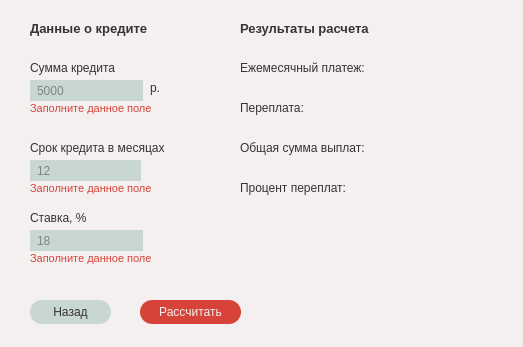
<?xml version="1.0" encoding="UTF-8"?>
<ui version="4.0">
 <class>CalculatorWindow</class>
 <widget class="QDialog" name="CalculatorWindow">
  <property name="geometry">
   <rect>
    <x>0</x>
    <y>0</y>
    <width>523</width>
    <height>347</height>
   </rect>
  </property>
  <property name="windowTitle">
   <string>Калькулятор кредита</string>
  </property>
  <property name="styleSheet">
   <string notr="true">background-color: rgb(244, 240, 239);
font: 600 9pt &quot;Montserrat&quot;;
color: rgb(55, 51, 53);</string>
  </property>
  <widget class="QPushButton" name="backPushButton">
   <property name="geometry">
    <rect>
     <x>30</x>
     <y>300</y>
     <width>81</width>
     <height>24</height>
    </rect>
   </property>
   <property name="styleSheet">
    <string notr="true">QPushButton:hover
{
	background-color: #9AB6AC;
}
QPushButton{
	color: rgb(55, 51, 53);
	font: 600 9pt &quot;Montserrat&quot;;
	border-radius: 12px;
	border-style: solid;
	border-width: 0px;
	background-color: rgb(200, 215, 210);
	padding-top: 5px;
	padding-bottom: 5px;
	padding-left: 15px;
	padding-right: 15px;
}</string>
   </property>
   <property name="text">
    <string>Назад</string>
   </property>
  </widget>
  <widget class="QLabel" name="loanAmountLabel">
   <property name="geometry">
    <rect>
     <x>30</x>
     <y>60</y>
     <width>111</width>
     <height>16</height>
    </rect>
   </property>
   <property name="text">
    <string>Сумма кредита</string>
   </property>
  </widget>
  <widget class="QLabel" name="topLabel1">
   <property name="geometry">
    <rect>
     <x>30</x>
     <y>20</y>
     <width>141</width>
     <height>16</height>
    </rect>
   </property>
   <property name="styleSheet">
    <string notr="true">font-size: 10pt; font-weight:700;</string>
   </property>
   <property name="text">
    <string>Данные о кредите</string>
   </property>
  </widget>
  <widget class="QLineEdit" name="loanAmountLineEdit">
   <property name="geometry">
    <rect>
     <x>30</x>
     <y>80</y>
     <width>113</width>
     <height>21</height>
    </rect>
   </property>
   <property name="styleSheet">
    <string notr="true">placeholder-text-color:#565656;
color: rgb(55, 51, 53);
font: 600 9pt &quot;Montserrat&quot;;
border-style: solid;
border-width: 0px;
padding: 5px;
background-color: rgb(200, 215, 210);</string>
   </property>
   <property name="placeholderText">
    <string>5000</string>
   </property>
  </widget>
  <widget class="QLabel" name="dollarLabel1">
   <property name="geometry">
    <rect>
     <x>20</x>
     <y>80</y>
     <width>10</width>
     <height>20</height>
    </rect>
   </property>
   <property name="text">
    <string/>
   </property>
  </widget>
  <widget class="QLabel" name="loanTermLabel">
   <property name="geometry">
    <rect>
     <x>30</x>
     <y>140</y>
     <width>161</width>
     <height>16</height>
    </rect>
   </property>
   <property name="text">
    <string>Срок кредита в месяцах</string>
   </property>
  </widget>
  <widget class="QLineEdit" name="loanTermLineEdit">
   <property name="geometry">
    <rect>
     <x>30</x>
     <y>160</y>
     <width>111</width>
     <height>21</height>
    </rect>
   </property>
   <property name="styleSheet">
    <string notr="true">placeholder-text-color:#565656;
color: rgb(55, 51, 53);
font: 600 9pt &quot;Montserrat&quot;;
border-style: solid;
border-width: 0px;
padding: 5px;
background-color: rgb(200, 215, 210);</string>
   </property>
   <property name="placeholderText">
    <string>12</string>
   </property>
  </widget>
  <widget class="QLabel" name="loanRateLabel">
   <property name="geometry">
    <rect>
     <x>30</x>
     <y>210</y>
     <width>61</width>
     <height>16</height>
    </rect>
   </property>
   <property name="text">
    <string>Ставка, %</string>
   </property>
  </widget>
  <widget class="QLineEdit" name="loanRateLineEdit">
   <property name="geometry">
    <rect>
     <x>30</x>
     <y>230</y>
     <width>113</width>
     <height>21</height>
    </rect>
   </property>
   <property name="styleSheet">
    <string notr="true">placeholder-text-color:#565656;
color: rgb(55, 51, 53);
font: 600 9pt &quot;Montserrat&quot;;
border-style: solid;
border-width: 0px;
padding: 5px;
background-color: rgb(200, 215, 210);</string>
   </property>
   <property name="placeholderText">
    <string>18</string>
   </property>
  </widget>
  <widget class="QPushButton" name="calculatePushButton">
   <property name="geometry">
    <rect>
     <x>140</x>
     <y>300</y>
     <width>101</width>
     <height>24</height>
    </rect>
   </property>
   <property name="styleSheet">
    <string notr="true">QPushButton:hover
{
	background-color: #CC3329;
}
QPushButton{
	color: rgb(244, 240, 239);
	font: 500 10pt &quot;Montserrat&quot;;
	border-radius: 12px;
	border-style: solid;
	border-width: 0px;
	background-color: rgb(215, 67, 57);
	padding: 5px;
}
</string>
   </property>
   <property name="text">
    <string>Рассчитать</string>
   </property>
  </widget>
  <widget class="QLabel" name="topLabel2">
   <property name="geometry">
    <rect>
     <x>240</x>
     <y>20</y>
     <width>151</width>
     <height>16</height>
    </rect>
   </property>
   <property name="styleSheet">
    <string notr="true">font-size: 10pt; font-weight:700;</string>
   </property>
   <property name="text">
    <string>Результаты расчета</string>
   </property>
  </widget>
  <widget class="QLabel" name="monthlyPaymentLabel">
   <property name="geometry">
    <rect>
     <x>240</x>
     <y>60</y>
     <width>151</width>
     <height>16</height>
    </rect>
   </property>
   <property name="text">
    <string>Ежемесячный платеж:</string>
   </property>
  </widget>
  <widget class="QLabel" name="monthlyPaymentAmountLabel">
   <property name="geometry">
    <rect>
     <x>390</x>
     <y>60</y>
     <width>101</width>
     <height>16</height>
    </rect>
   </property>
   <property name="styleSheet">
    <string notr="true"/>
   </property>
   <property name="text">
    <string/>
   </property>
  </widget>
  <widget class="QLabel" name="overpaymentLabel">
   <property name="geometry">
    <rect>
     <x>240</x>
     <y>100</y>
     <width>81</width>
     <height>16</height>
    </rect>
   </property>
   <property name="text">
    <string>Переплата:</string>
   </property>
  </widget>
  <widget class="QLabel" name="overpaymentAmountLabel">
   <property name="geometry">
    <rect>
     <x>320</x>
     <y>100</y>
     <width>81</width>
     <height>16</height>
    </rect>
   </property>
   <property name="text">
    <string/>
   </property>
  </widget>
  <widget class="QLabel" name="sumOfPaymentsLabel">
   <property name="geometry">
    <rect>
     <x>240</x>
     <y>140</y>
     <width>141</width>
     <height>16</height>
    </rect>
   </property>
   <property name="text">
    <string>Общая сумма выплат:</string>
   </property>
  </widget>
  <widget class="QLabel" name="sumOfPaymentsAmountLabel">
   <property name="geometry">
    <rect>
     <x>390</x>
     <y>140</y>
     <width>111</width>
     <height>16</height>
    </rect>
   </property>
   <property name="text">
    <string/>
   </property>
  </widget>
  <widget class="QLabel" name="overpaymentPercentageLabel">
   <property name="geometry">
    <rect>
     <x>240</x>
     <y>180</y>
     <width>131</width>
     <height>16</height>
    </rect>
   </property>
   <property name="text">
    <string>Процент переплат:</string>
   </property>
  </widget>
  <widget class="QLabel" name="overpaymentPercentageAmountLAbel">
   <property name="geometry">
    <rect>
     <x>370</x>
     <y>180</y>
     <width>61</width>
     <height>16</height>
    </rect>
   </property>
   <property name="text">
    <string/>
   </property>
  </widget>
  <widget class="QLabel" name="amountWarningLabel">
   <property name="geometry">
    <rect>
     <x>30</x>
     <y>100</y>
     <width>161</width>
     <height>16</height>
    </rect>
   </property>
   <property name="styleSheet">
    <string notr="true">font-size: 8pt;
background:none;
color: rgb(215, 67, 57);</string>
   </property>
   <property name="text">
    <string>Заполните данное поле</string>
   </property>
  </widget>
  <widget class="QLabel" name="termWarningLabel">
   <property name="geometry">
    <rect>
     <x>30</x>
     <y>180</y>
     <width>161</width>
     <height>16</height>
    </rect>
   </property>
   <property name="styleSheet">
    <string notr="true">font-size: 8pt;
background:none;
color: rgb(215, 67, 57);</string>
   </property>
   <property name="text">
    <string>Заполните данное поле</string>
   </property>
  </widget>
  <widget class="QLabel" name="rateWarningLabel">
   <property name="geometry">
    <rect>
     <x>30</x>
     <y>250</y>
     <width>161</width>
     <height>16</height>
    </rect>
   </property>
   <property name="styleSheet">
    <string notr="true">font-size: 8pt;
background:none;
color: rgb(215, 67, 57);</string>
   </property>
   <property name="text">
    <string>Заполните данное поле</string>
   </property>
  </widget>
  <widget class="QLabel" name="rubleLabel">
   <property name="geometry">
    <rect>
     <x>150</x>
     <y>80</y>
     <width>49</width>
     <height>16</height>
    </rect>
   </property>
   <property name="text">
    <string>р.</string>
   </property>
  </widget>
 </widget>
 <resources/>
 <connections/>
</ui>
